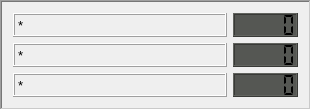
   <widget class="QFrame" name="Temperature_frame">
    <property name="geometry">
     <rect>
      <x>643</x>
      <y>174</y>
      <width>311</width>
      <height>110</height>
     </rect>
    </property>
    <property name="frameShape">
     <enum>QFrame::WinPanel</enum>
    </property>
    <property name="frameShadow">
     <enum>QFrame::Sunken</enum>
    </property>
    <layout class="QGridLayout" name="gridLayout_13">
     <item row="0" column="0">
      <layout class="QGridLayout" name="gridLayout_5">
       <item row="0" column="0">
        <layout class="QVBoxLayout" name="verticalLayout_7">
         <item>
          <widget class="QLabel" name="TempSensor1_label">
           <property name="font">
            <font>
             <pointsize>10</pointsize>
            </font>
           </property>
           <property name="frameShape">
            <enum>QFrame::Box</enum>
           </property>
           <property name="frameShadow">
            <enum>QFrame::Raised</enum>
           </property>
           <property name="text">
            <string>*</string>
           </property>
           <property name="scaledContents">
            <bool>false</bool>
           </property>
           <property name="alignment">
            <set>Qt::AlignLeading|Qt::AlignLeft|Qt::AlignVCenter</set>
           </property>
          </widget>
         </item>
         <item>
          <widget class="QLabel" name="TempSensor2_label">
           <property name="font">
            <font>
             <pointsize>10</pointsize>
            </font>
           </property>
           <property name="frameShape">
            <enum>QFrame::Box</enum>
           </property>
           <property name="frameShadow">
            <enum>QFrame::Raised</enum>
           </property>
           <property name="text">
            <string>*</string>
           </property>
           <property name="alignment">
            <set>Qt::AlignLeading|Qt::AlignLeft|Qt::AlignVCenter</set>
           </property>
          </widget>
         </item>
         <item>
          <widget class="QLabel" name="TempSensor3_label">
           <property name="font">
            <font>
             <pointsize>10</pointsize>
            </font>
           </property>
           <property name="frameShape">
            <enum>QFrame::Box</enum>
           </property>
           <property name="frameShadow">
            <enum>QFrame::Raised</enum>
           </property>
           <property name="text">
            <string>*</string>
           </property>
           <property name="alignment">
            <set>Qt::AlignLeading|Qt::AlignLeft|Qt::AlignVCenter</set>
           </property>
          </widget>
         </item>
        </layout>
       </item>
       <item row="0" column="1">
        <layout class="QVBoxLayout" name="verticalLayout_17">
         <item>
          <widget class="QLCDNumber" name="TempSensor1_lcdNumber">
           <property name="minimumSize">
            <size>
             <width>65</width>
             <height>24</height>
            </size>
           </property>
           <property name="maximumSize">
            <size>
             <width>65</width>
             <height>24</height>
            </size>
           </property>
           <property name="font">
            <font>
             <pointsize>9</pointsize>
             <weight>75</weight>
             <bold>true</bold>
            </font>
           </property>
           <property name="styleSheet">
            <string notr="true">QLCDNumber{
background-color: rgb( 85, 87, 83 );
}</string>
           </property>
           <property name="frameShadow">
            <enum>QFrame::Raised</enum>
           </property>
           <property name="segmentStyle">
            <enum>QLCDNumber::Flat</enum>
           </property>
           <property name="value" stdset="0">
            <double>0.000000000000000</double>
           </property>
          </widget>
         </item>
         <item>
          <widget class="QLCDNumber" name="TempSensor2_lcdNumber">
           <property name="minimumSize">
            <size>
             <width>65</width>
             <height>24</height>
            </size>
           </property>
           <property name="maximumSize">
            <size>
             <width>65</width>
             <height>24</height>
            </size>
           </property>
           <property name="font">
            <font>
             <pointsize>9</pointsize>
             <weight>75</weight>
             <bold>true</bold>
            </font>
           </property>
           <property name="styleSheet">
            <string notr="true">QLCDNumber{
background-color: rgb( 85, 87, 83 );
}</string>
           </property>
           <property name="frameShadow">
            <enum>QFrame::Raised</enum>
           </property>
           <property name="segmentStyle">
            <enum>QLCDNumber::Flat</enum>
           </property>
           <property name="value" stdset="0">
            <double>0.000000000000000</double>
           </property>
          </widget>
         </item>
         <item>
          <widget class="QLCDNumber" name="TempSensor3_lcdNumber">
           <property name="minimumSize">
            <size>
             <width>60</width>
             <height>24</height>
            </size>
           </property>
           <property name="maximumSize">
            <size>
             <width>65</width>
             <height>24</height>
            </size>
           </property>
           <property name="font">
            <font>
             <pointsize>9</pointsize>
             <weight>75</weight>
             <bold>true</bold>
            </font>
           </property>
           <property name="styleSheet">
            <string notr="true">QLCDNumber{
background-color: rgb( 85, 87, 83 );
}</string>
           </property>
           <property name="frameShadow">
            <enum>QFrame::Raised</enum>
           </property>
           <property name="segmentStyle">
            <enum>QLCDNumber::Flat</enum>
           </property>
           <property name="value" stdset="0">
            <double>0.000000000000000</double>
           </property>
          </widget>
         </item>
        </layout>
       </item>
      </layout>
     </item>
    </layout>
   </widget>
